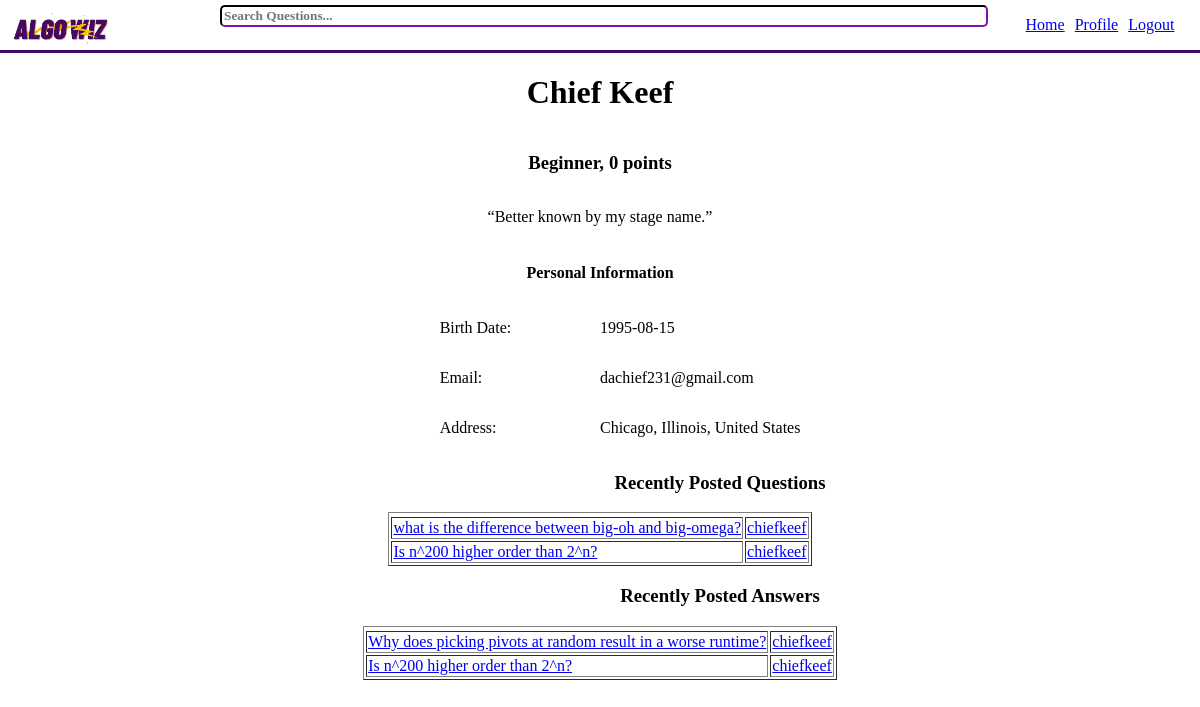
The page /frontend_work/user_profile.php?visit_username=chiefkeef on the database its author committed.
### tables this page shows
Create table UsersInfo(
    user_id integer primary key,
    uname varchar(100) not null,
    email varchar(50) not null,
    city varchar (30) not null,
    state varchar(30) not null,
    country varchar(30) not null,
    dob date not null,
    short_desc varchar(500),  
    points integer not null,
    foreign key (user_id) references UsersLogin(user_id)
);

Create table StatusDict(
    status_id integer primary key auto_increment,
    status_title varchar(30) not null,
    point_threshold integer not null
);

Create table Questions(
    question_id integer primary key auto_increment,
    topic_id integer not null,
    user_id integer not null,
    title varchar(500) not null,
    q_text varchar(2000) not null,
    q_time datetime not null,
    resolved boolean not null,
    
    foreign key (topic_id) references Topic(topic_id),
    foreign key (user_id) references UsersLogin(user_id)
);

Create table UsersLogin(
    user_id integer primary key auto_increment,
    username varchar(20) unique not null,
    pw varchar(24) not null
);

create table Answers(
    answer_id integer primary key auto_increment,
    user_id integer not null,
    question_id integer not null,
    thumbs_up integer not null,
    thumbs_down integer not null,
    best_answer boolean not null,
    a_text varchar(2000) not null,
    a_time datetime not null,
    
    foreign key (user_id) references UsersLogin(user_id),
    foreign key (question_id) references Questions(question_id)
);

### frontend_work/user_profile.php (the view, shortened to what this page needs)
<?php
    include_once "../backend_work/connect_server.php";
?>
<!doctype html>
<html>
    <head>
        <?php
            $username = $_GET["username"];
            $visit_username = $_GET["visit_username"];
            if ($visit_username === 'false' or $visit_username === $username){
                $sql = "
                    select uname, status_title, points, email, city, state, country, dob, short_desc
                    from UsersLogin natural join UsersInfo
                    join UserStatus on UsersLogin.user_id = UserStatus.user_id
                    join StatusDict on UserStatus.status_id = StatusDict.status_id
                    where UsersLogin.username = '$username';
                ";
            }
            else {
                $sql = "
                    select uname, status_title, points, email, city, state, country, dob, short_desc
                    from UsersLogin natural join UsersInfo
                    join UserStatus on UsersLogin.user_id = UserStatus.user_id
                    join StatusDict on UserStatus.status_id = StatusDict.status_id
                    where UsersLogin.username = '$visit_username';
                ";
            }
            $result = mysqli_query($conn, $sql);
            $row = mysqli_fetch_assoc($result);
            $name = $row["uname"];
            $rank = $row["status_title"];
            $points = $row["points"];
            $email = $row["email"];
            $city = $row["city"];
            $state = $row["state"];
            $country = $row["country"];
            $dob = $row["dob"];
            $short_desc = $row["short_desc"];
        ?>
        <link type="text/css" rel="stylesheet" href="../css/styles.css"/>
        <link type="text/css" rel="stylesheet" href="../css/nav_styles.css"/>
        <link type="text/css" rel="stylesheet" href="../css/user_profile_styles.css"/>
    </head>
    <body>
        <header>
            <img id="logo" src="../assets/algo-wiz-logo.png"/>
            <nav>
                <?php
                    $lp_var = "landing_page.php?username=$username";
                    $pp_var = "user_profile.php?username=$username&visit_username=false";
                    echo "<p><a href=$lp_var>Home</a></p>";
                    echo "<p><a href=$pp_var>Profile</a></p>";
                    echo "<p><a href='../index.php'>Logout</a></p>";
                ?>
            </nav>
            <form action="../backend_work/search_results.php" method = $_POST>
                <input type="text" name="search_query" value="" placeholder="Search Questions..."><br>
                <input type='hidden' name="username" value = "<?php echo "$username" ?>"><br>
            </form>
        </header>
        <main>
            <?php
                echo "
                <h1>$name</h1>
                <section id='status_section'>
                    <h3>$rank,</h3>
                    <h3>$points points</h3>
                </section>
                <p>
                    <q>$short_desc</q>
                </p>
                <h4>Personal Information</h4>
                <section id='personal_information'>
                    <p class='title' id='birthday-title'>Birth Date: </p>
                    <p id='birthday-info'>$dob</p>
                    <p class='title' id='email-title'>Email: </p>
                    <p id='email-info'>$email</p>
                    <p class='title' id='address-title'>Address:</p>
                    <p id='address-info'>$city, $state, $country</p>
                </section>
                ";
            ?>
        </main>
        <main>
        <?php
                echo "<h3 class='title'>Recently Posted Questions</h3>";
                if ($visit_username === 'false'){
                    if ($stmt = $conn->prepare("SELECT title, question_id, username from Questions join UsersLogin on (Questions.user_id = UsersLogin.user_id) where UsersLogin.username = '$username' order by q_time desc limit 10")) {
                        $stmt->execute();
                        $stmt->bind_result($title,$question_id,$visit_username);
                        echo "<table border = '1'>
                        <tr>
                        </tr>";
                        while($stmt->fetch())
                        {
                            if ($visit_username = $username) {
                                $link_question = "return_question_page.php?question_id_num=$question_id&username=$visit_username&visit_username=false";
                            }
                            else{
                                $link_question = "return_question_page.php?question_id_num=$question_id&username=$username&visit_username=$visit_username";
                            }
                            $link_profile = "user_profile.php?username=$username&visit_username=false";
                            echo"<tr>";
                            echo "<td><a href=$link_question>$title</a></td>";
                            echo "<td><a href=$link_profile>$visit_username</a></td>";
                            echo"</tr>";
                        }
                        echo "</table>";
                        $stmt->close();
                    }
                }
                else {
                    if ($stmt = $conn->prepare("SELECT title, question_id, username from Questions join UsersLogin on (Questions.user_id = UsersLogin.user_id) where UsersLogin.username = '$visit_username' order by q_time desc limit 10")) {
                        $stmt->execute();
                        $stmt->bind_result($title,$question_id,$visit_username);
                        echo "<table border = '1'>
                        <tr>
                        </tr>";
                        while($stmt->fetch())
                        {
                            $link_question = "return_question_page.php?question_id_num=$question_id&username=$username&visit_username=$visit_username";
                            $link_profile = "user_profile.php?username=$username&visit_username=$visit_username";
                            echo"<tr>";
                            echo "<td><a href=$link_question>$title</a></td>";
                            echo "<td><a href=$link_profile>$visit_username</a></td>";
                            echo"</tr>";
                        }
                        echo "</table>";
                    }
                }
            ?>
            </main>
            <main>
        <?php
                echo "<h3 class='title'>Recently Posted Answers</h3>";
                if ($visit_username === 'false'){
                    if ($stmt = $conn->prepare("SELECT title, UsersLogin.username, status_title, Answers.question_id
                    from Answers join UsersLogin on (Answers.user_id = UsersLogin.user_id) join Questions on (Answers.question_id = Questions.question_id) join UserStatus on (UsersLogin.user_id = UserStatus.user_id) join StatusDict on (UserStatus.status_id = StatusDict.status_id) where UsersLogin.username='$username'
                    order by a_time desc
                    limit 10")) {
                        $stmt->execute();
                        $stmt->bind_result($title,$visit_username,$status_title,$question_id);
                        echo "<table border = '1'>
                        <tr>
                        </tr>";
                        while($stmt->fetch())
                        {
                            $link_question = "return_question_page.php?question_id_num=$question_id&username=$username&visit_username=$visit_username";
                            $link_profile = "user_profile.php?username=$username&visit_username=false";
                            echo"<tr>";
                            echo "<td><a href=$link_question>$title</a></td>";
                            echo "<td><a href=$link_profile>$visit_username</a></td>";
                            echo"</tr>";
                        }
                        echo "</table>";
                        $stmt->close();
                    }
                }
                else {
                    if ($stmt = $conn->prepare("SELECT title, UsersLogin.username, status_title, Answers.question_id
                    from Answers join UsersLogin on (Answers.user_id = UsersLogin.user_id) join Questions on (Answers.question_id = Questions.question_id) join UserStatus on (UsersLogin.user_id = UserStatus.user_id) join StatusDict on (UserStatus.status_id = StatusDict.status_id) where UsersLogin.username = '$visit_username'
                    order by a_time desc
                    limit 10")) {
                        $stmt->execute();
                        $stmt->bind_result($title,$visit_username,$status_title,$question_id);
                        echo "<table border = '1'>
                        <tr>
                        </tr>";
                        while($stmt->fetch())
                        {
                            $link_question = "return_question_page.php?question_id_num=$question_id&username=$username&visit_username=$visit_username";
                            $link_profile = "user_profile.php?username=$username&visit_username=$visit_username";
                            echo"<tr>";
                            echo "<td><a href=$link_question>$title</a></td>";
                            echo "<td><a href=$link_profile>$visit_username</a></td>";
                            echo"</tr>";
                        }
                        echo "</table>";
                    }
                }
            ?>
            </main>
    </body>
</html>

### css/styles.css (style rules this page uses)
html { width: 100%; height: 100%; font-family: Verdana; margin: 0px; padding: 0px; }
html > * { animation-name: appear; animation-timing-function: ease; animation-duration: 2s; }
body { width: 100%; height: 100%; padding: 0px; margin: 0px; }
#logo { width: 300px; height: 300px; }

### css/nav_styles.css (style rules this page uses)
nav { display: flex; flex-direction: row; height: min-content; gap: 10px; margin-right: 10px; }
header { background-color: white; display: grid; grid-template-areas: "logo search-bar nav"; grid-template-columns: 1fr 4fr 1fr; border-bottom: 3px solid #440A5F; align-items: center; gap: 30px; }
#logo { margin-left: 10px; height: 100px; width: 100px; margin-top: -25px; margin-bottom: -30px; margin-right: -30px; }
input { width: 100%; border-color: #440A5F; border-radius: 5px; font-family: inherit; font-weight: bold; }
nav { grid-area: nav; display: flex; flex-direction: row; justify-content: center; }

### css/user_profile_styles.css (style rules this page uses)
body { margin: 0px; padding: 0px; }
main { display: flex; flex-direction: column; justify-content: flex-start; align-items: center; }
#status_section { display: flex; flex-direction: row; justify-content: center; gap: 5px; }
#personal_information { display: grid; grid-template-areas: "birthday birthday-info" "email email-info" "address address-info"; grid-template-columns: 1fr 1fr; grid-template-rows: 1fr 1fr 1fr; justify-content: center; align-items: center; }
.title { display: flex; flex-direction: row; justify-content: flex-start; padding-left: 20%; }
#birthday-title { grid-area: birthday; }
#birthday-info { grid-area: birthday-info; }
#email-title { grid-area: email; }
#email-info { grid-area: email-info; }
#address-title { grid-area: address; }
#address-info { grid-area: address-info; }

### rows shown on the page
usersinfo: uname "Chief Keef", statusdict.status_title "Beginner", points "0", short_desc "Better known by my stage name.", dob "1995-08-15", email "dachief231@gmail.com", city "Chicago", state "Illinois", country "United States"
questions: title "what is the difference between big-oh and big-omega?", user.username "chiefkeef"
questions: title "Is n^200 higher order than 2^n?", user.username "chiefkeef"
answers: question.title "Why does picking pivots at random result in a worse runtime?", user.username "chiefkeef"
answers: question.title "Is n^200 higher order than 2^n?", user.username "chiefkeef"
